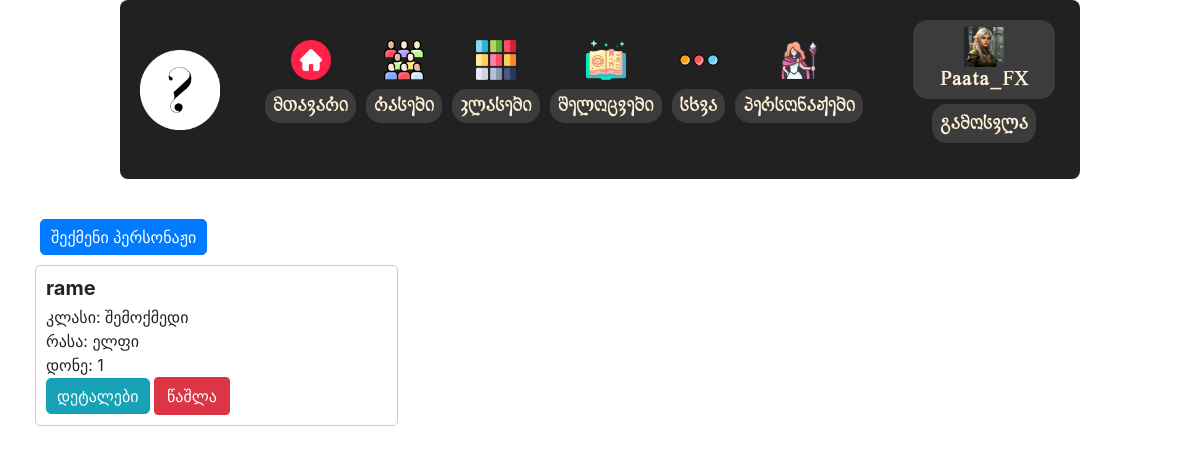
The page /characters/ (signed in) on the database as committed earlier.
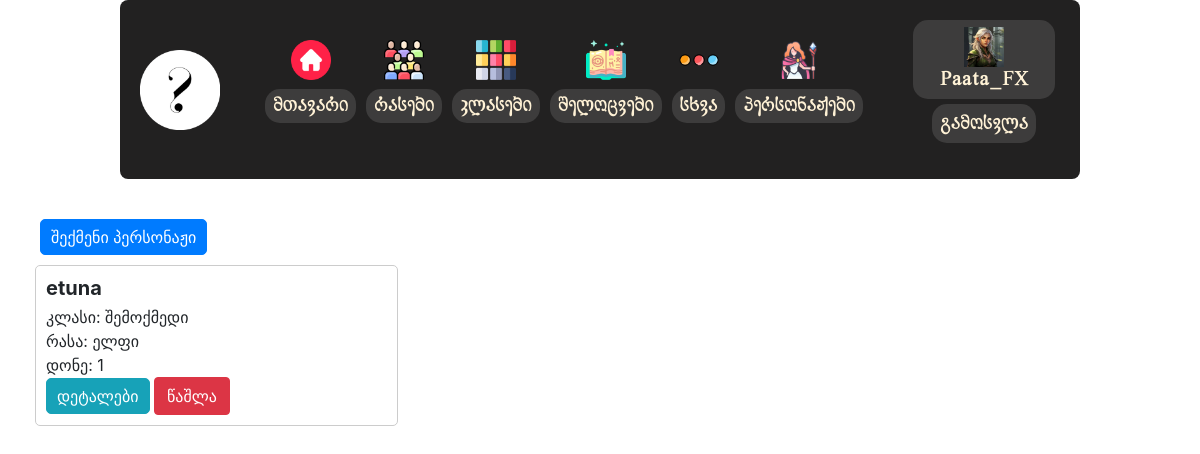
The same page on the database as committed later.
### myapp/models.py (models this page shows, shortened)
class Character(models.Model):
    name = models.CharField(max_length=100)
    player = models.ForeignKey(settings.AUTH_USER_MODEL, on_delete=models.CASCADE)
    race = models.ForeignKey(Race, on_delete=models.CASCADE)
    subrace = models.ForeignKey(Subrace, on_delete=models.CASCADE, null=True, blank=True)
    dnd_class = models.ForeignKey(Class, on_delete=models.CASCADE)
    subclass = models.ForeignKey(Subclass, on_delete=models.CASCADE, null=True, blank=True)
    level = models.PositiveIntegerField(default=1)
    experience_points = models.PositiveIntegerField(default=0)
    hit_points = models.PositiveIntegerField(default=10)  # Provide a default value
    max_hit_points = models.PositiveIntegerField(default=10)  # Provide a default value
    temporary_hit_points = models.PositiveIntegerField(default=0)
    armor_class = models.PositiveIntegerField(default=10)  # Default armor class
    initiative = models.IntegerField(default=0)  # Default initiative
    speed = models.PositiveIntegerField(default=30)  # Default speed
    alignment = models.CharField(max_length=50, blank=True, null=True)
    background = models.CharField(max_length=100, blank=True, null=True)
    proficiency_bonus = models.IntegerField(default=2)  # Provide a default value
    strength = models.PositiveIntegerField()
    dexterity = models.PositiveIntegerField()
    constitution = models.PositiveIntegerField()
    intelligence = models.PositiveIntegerField()
    wisdom = models.PositiveIntegerField()
    charisma = models.PositiveIntegerField()
    saving_throws = models.ManyToManyField(SavingThrow, blank=True)  # Allow blank
    skills = models.ManyToManyField(Skill, blank=True)  # Allow blank
    languages = models.ManyToManyField(Language, blank=True)  # Allow blank
    proficiencies = models.ManyToManyField(Proficiency, blank=True)  # Allow blank
    equipment = models.ManyToManyField(Equipment, blank=True)  # Allow blank
    spells = models.ManyToManyField(Spell, blank=True)  # Allow blank
    features = models.ManyToManyField(Trait, blank=True)  # Allow blank
    actions = models.TextField(blank=True)  # Allow blank

class Class(models.Model):
    name = models.CharField(max_length=50)
    description = models.TextField()
    hit_die = models.ForeignKey(Dice, on_delete=models.CASCADE)
    hit_points_at_first_level = models.CharField(max_length=50, null=True, blank=True)
    hit_points_at_higher_levels = models.CharField(max_length=50, null=True, blank=True)
    saving_throw_proficiencies = models.ManyToManyField('SavingThrow')
    armor_proficiencies = models.ManyToManyField('Armor', blank=True)
    weapon_proficiencies = models.ManyToManyField('Weapon', blank=True)
    tool_proficiencies = models.ManyToManyField('Tool', blank=True)
    skill_proficiencies = models.ManyToManyField('Skill')
    weapon_groups = models.ManyToManyField('WeaponGroup', blank=True)
    armor_groups = models.ManyToManyField('ArmorGroup', blank=True)
    equipment = models.ManyToManyField('Equipment', blank=True)
    spellcasting_ability = models.ForeignKey('AbilityScore', on_delete=models.CASCADE, null=True, blank=True, related_name='spellcasting_ability_for')
    traits = models.ManyToManyField('Trait', blank=True)

class Race(models.Model):
    name = models.CharField(max_length=50)
    description = models.TextField()
    age = models.TextField()
    size = models.TextField()
    speed = models.IntegerField()
    strength = models.IntegerField(default=0)
    dexterity = models.IntegerField(default=0)
    constitution = models.IntegerField(default=0)
    intelligence = models.IntegerField(default=0)
    wisdom = models.IntegerField(default=0)
    charisma = models.IntegerField(default=0)
    traits = models.ManyToManyField('Trait', blank=True)
    languages = models.ManyToManyField('Language', blank=True)

### myapp/views.py (the view)
# urls.py: path('characters/', views.character_list, name='characters'),
@login_required
def character_list(request):
    characters = Character.objects.all()
    return render(request, 'character_list.html', {'characters': characters})

### myapp/templates/character_list.html (shortened to what this page needs)
{% extends 'base.html' %}
{% block content %}
{% load static i18n %}
<link rel="stylesheet" href="{% static 'css/character_list.css' %}">
<div class="container">
    <a href="{% url 'create_character' %}">
        <button class="btn btn-primary">{% trans "შექმენი პერსონაჟი" %}</button>
    </a>
    {% if characters %}
        <div class="row">
            {% for character in characters %}
                <div class="col-md-4 col-sm-6">
                    <div class="card mb-4">
                        <div class="card-body">
                            <h5 class="card-title">{{ character.name }}</h5>
                            <p class="card-text">{% trans "კლასი" %}: {{ character.dnd_class.name }}</p>
                            <p class="card-text">{% trans "რასა" %}: {{ character.race.name }}</p>
                            <p class="card-text">{% trans "დონე" %}: {{ character.level }}</p>
                            <a href="{% url 'character_detail' character.id %}" class="btn btn-info">{% trans "დეტალები" %}</a>
                            <form method="POST" action="{% url 'character_delete' character.id %}" style="display: inline;">
                                <button type="submit" class="btn btn-danger" onclick="return confirm('{% trans "დარწმუნებული ხარ, რომ გინდა, წაშალო პერსონაჟი?" %}');">
                                    {% trans "წაშლა" %}
                                </button>
                            </form>
                        </div>
                    </div>
                </div>
            {% endfor %}
        </div>
    {% else %}
        <p>{% trans "No characters found." %}</p>
    {% endif %}
</div>
{% endblock %}

Rows that differ between the two databases and show on the page:
removed Character: name "rame", dnd_class.name "შემოქმედი", race.name "ელფი", level "1"
added Character: name "etuna", dnd_class.name "შემოქმედი", race.name "ელფი", level "1"
